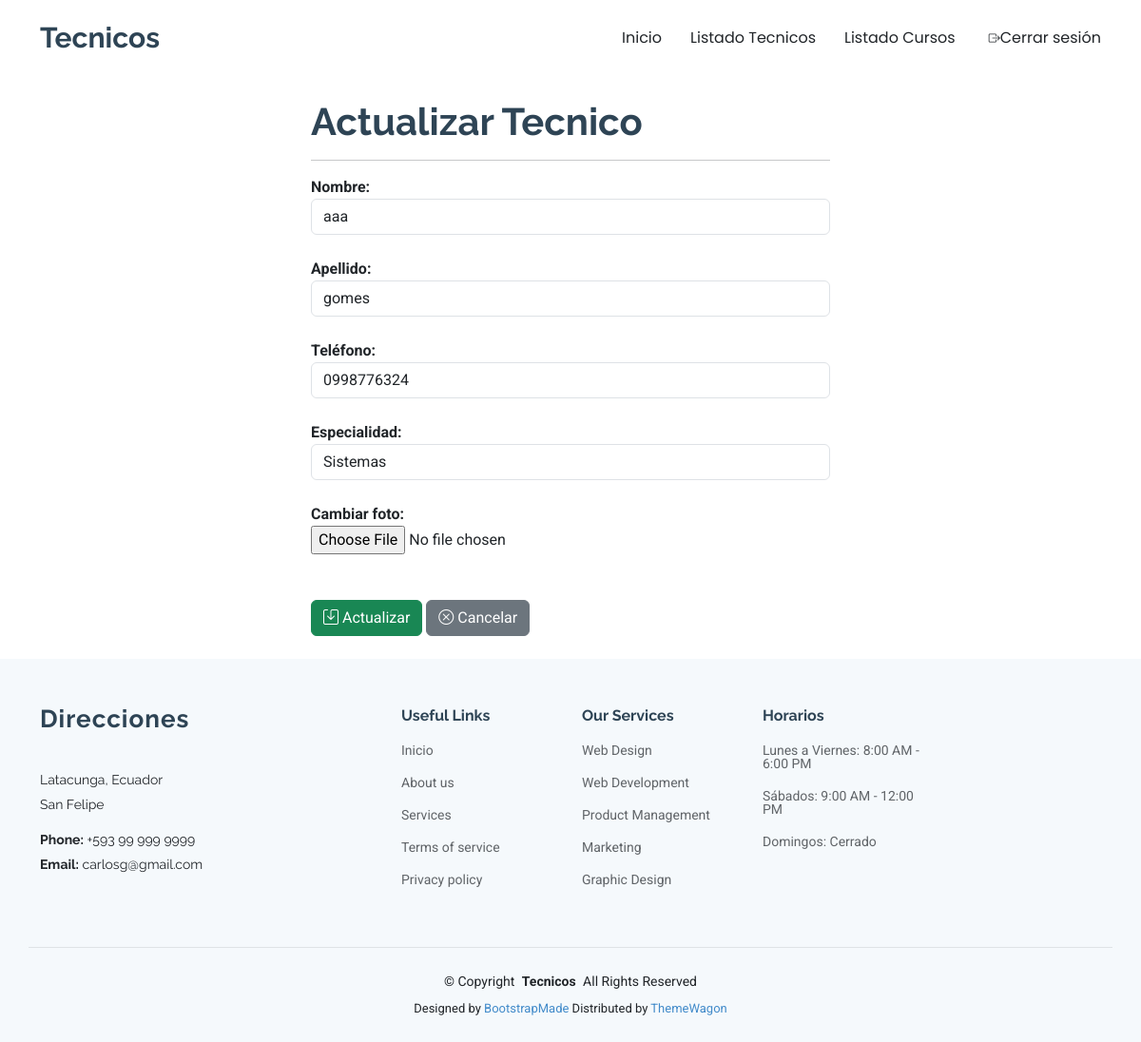
The app's page /editarTecnico/9/ (signed in) with its own data.
### Info/models.py (models this page shows, shortened)
class Tecnico(models.Model):
    id = models.AutoField(primary_key=True)
    nombre = models.CharField(max_length=100)
    apellido = models.CharField(max_length=100)
    telefono = models.CharField(max_length=20)
    especialidad = models.CharField(max_length=100)
    foto = models.FileField(upload_to='fotos_tecnicos', blank=True, null=True)

### Info/views.py (the view)
# urls.py: path('editarTecnico/<id>/', views.editarTecnico),
@login_required
def editarTecnico(request,id):
    if not es_admin(request):
        return redirect('/inicio/')
    tecnicoEditar = Tecnico.objects.get(id=id)
    return render(
        request,
        'editarTecnico.html',
        {'tecnico':tecnicoEditar}
    )

### Info/views.py (called while the page is built)
def es_admin(request):
    return request.user.perfil.rol == "admin"

### Info/templates/editarTecnico.html (shortened to what this page needs)
{% extends "./plantillaPrincipal.html" %}
{% block contenido %}
    <div class="container">
        <div class="row">
            <div class="col-md-3"></div>
            <div class="col-md-6">
                <br>
                <h1><b>Actualizar Tecnico</b></h1>
                <hr>
                <form enctype="multipart/form-data" id="form_actualizar_tecnico" action="/procesarActualizacionTecnico/" method="post">
                    <b>Nombre:</b> <br>
                    <input required pattern="[a-zA-Z\s]+" minlength="3" maxlength="20" value="{{ tecnico.nombre }}" placeholder="Ingrese el nombre del Tecnico" class="form-control" type="text" name="nombre">
                    <br>
                    <b>Apellido:</b> <br>
                    <input required pattern="[a-zA-Z\s]+" minlength="3" maxlength="20" value="{{ tecnico.apellido }}" placeholder="Ingrese el apellido del Tecnico" class="form-control" type="text" name="apellido">
                    <br>
                    <b>Teléfono:</b> <br>
                    <input required pattern="[0-9]+" minlength="7" maxlength="10" value="{{ tecnico.telefono }}" placeholder="Ingrese el teléfono del Tecnico" class="form-control" type="text" name="telefono">
                    <br>
                    <b>Especialidad:</b> <br>
                    <input required pattern="[a-zA-Z\s]+" minlength="3" maxlength="20" value="{{ tecnico.especialidad }}" placeholder="Ingrese la especialidad del Tecnico" class="form-control" type="text" name="especialidad">
                    <br>
                    <b>Cambiar foto:</b> <br>
                    <input type="file" name="foto" id="foto" accept="image/*">
                    <br>
                    <br>
                    <br>
                    <button class="btn btn-success" type="submit">
                        <i class="bi bi-save"></i>
                        Actualizar
                    </button>
                    <a href="/listadoTecnicos/" class="btn btn-secondary">
                        <i class="bi bi-x-circle"></i>
                        Cancelar
                    </a>
                </form>
                <br>
            </div>
        </div>
    </div>
{% endblock %}

### GestionTecnicos/static/assets/css/main.css (style rules this page uses)
:root { --default-font: "Roboto", system-ui, -apple-system, "Segoe UI", Roboto, "Helvetica Neue", Arial, "Noto Sans", "Liberation Sans", sans-serif, "Apple Color Emoji", "Segoe UI Emoji", "Segoe UI Symbol", "Noto Color Emoji"; --heading-font: "Raleway", sans-serif; --nav-font: "Poppins", sans-serif; }
:root { --background-color: #ffffff; --default-color: #212529; --heading-color: #2e4455; --accent-color: #428bca; --surface-color: #ffffff; --contrast-color: #ffffff; }
:root { --nav-color: #212529; --nav-hover-color: #428bca; --nav-mobile-background-color: #ffffff; --nav-dropdown-background-color: #ffffff; --nav-dropdown-color: #212529; --nav-dropdown-hover-color: #428bca; }
:root { scroll-behavior: smooth; }
body { color: var(--default-color); background-color: var(--background-color); font-family: var(--default-font); }
a { color: var(--accent-color); text-decoration: none; transition: 0.3s; }
h1, h2, h3, h4, h5, h6 { color: var(--heading-color); font-family: var(--heading-font); }

### records on screen
Tecnico: nombre "aaa", apellido "gomes", telefono "0998776324", especialidad "Sistemas"
